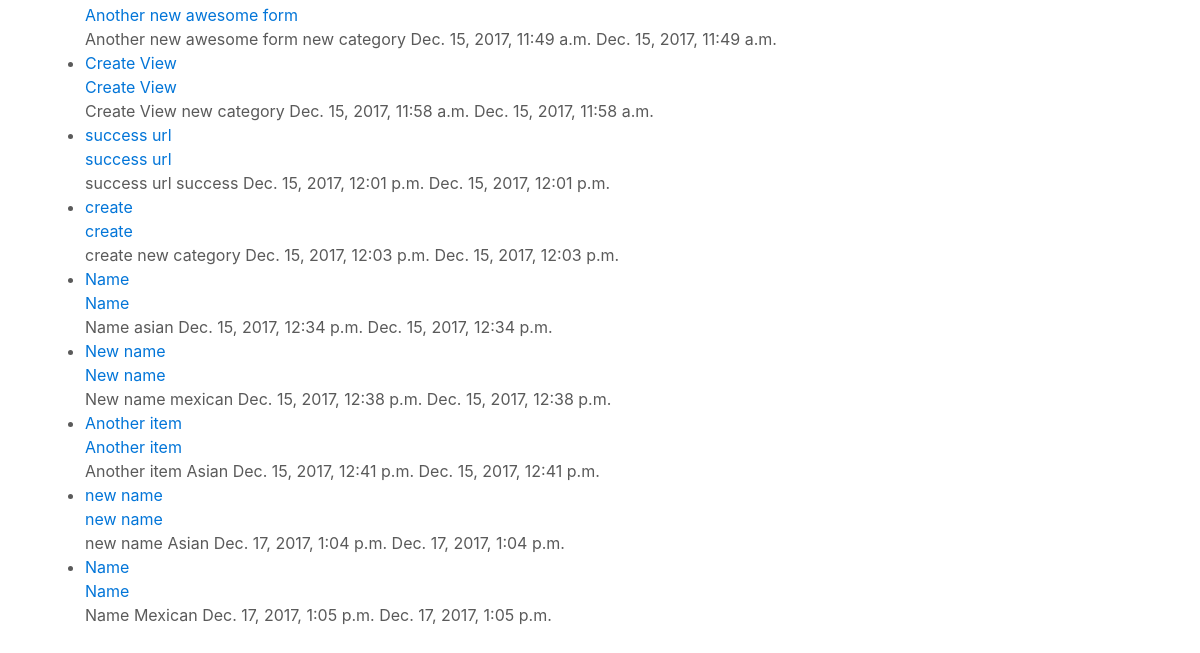
/restaurants/ (lower part), run on an earlier commit of the app's database.
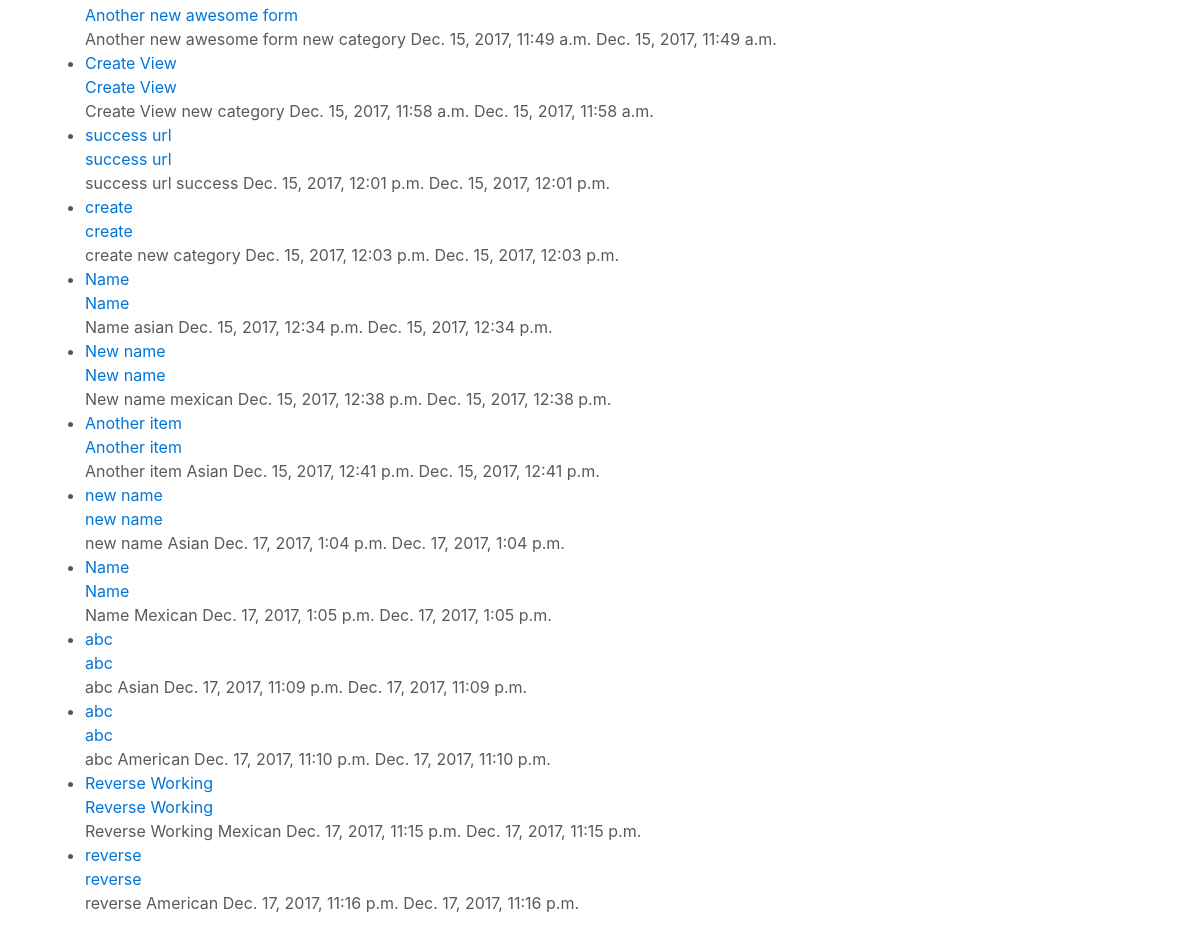
And on a later commit of the database.
### restaurants/models.py (models this page shows)
class RestaurantLocation(models.Model):
	owner			= models.ForeignKey(User)
	name			= models.CharField(max_length=120)
	location		= models.CharField(max_length=120, null=True, blank=True)
	category		= models.CharField(max_length=120, null=True, blank=True, validators=[validate_category])
	timestamp		= models.DateTimeField(auto_now_add=True)
	updated			= models.DateTimeField(auto_now=True)
	slug			= models.SlugField(null=True, blank=True)
	def __str__(self):
		return self.name
	def get_absolute_url(self): #get_absolute_url
		return reverse('restaurants:detail', kwargs={'slug': self.slug})
	@property
	def title(self):
		return self.name

### restaurants/views.py (the view)
class RestaurantListView(ListView):
	def get_queryset(self):
		print(self.kwargs)
		slug = self.kwargs.get("slug")
		if slug:
			queryset = RestaurantLocation.objects.filter(
					Q(category__iexact=slug) |
					Q(category__icontains=slug)
				)
		else:
			queryset = RestaurantLocation.objects.all()
		return queryset

### restaurants/templates/restaurants/restaurantlocation_list.html (shortened to what this page needs)
{% extends "base.html" %}
{% block content %}
<ul>
	{% for obj in object_list %}
		<li><a href='{{ obj.get_absolute_url }}'>{{ obj }}</a><br/><a href='/restaurants/{{ obj.slug }}/'>{{ obj }}</a><br/>
		{{ obj.title }} {{ obj.locations }} {{ obj.category }} {{ obj.timestamp }} {{ obj.updated }}</li>
	{% endfor %}
</ul>
{% endblock %}

What changed in the data, as far as the page shows it:
added RestaurantLocation: name "abc", title "abc", category "Asian", timestamp "Dec. 17, 2017, 11:09 p.m.", updated "Dec. 17, 2017, 11:09 p.m."
added RestaurantLocation: name "abc", title "abc", category "American", timestamp "Dec. 17, 2017, 11:10 p.m.", updated "Dec. 17, 2017, 11:10 p.m."
added RestaurantLocation: name "Reverse Working", title "Reverse Working", category "Mexican", timestamp "Dec. 17, 2017, 11:15 p.m.", updated "Dec. 17, 2017, 11:15 p.m."
added RestaurantLocation: name "reverse", title "reverse", category "American", timestamp "Dec. 17, 2017, 11:16 p.m.", updated "Dec. 17, 2017, 11:16 p.m."
